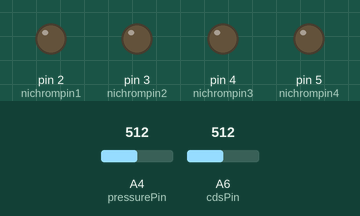
Recording of a sketch running on a simulated Arduino Nano, built with avr-gcc and run on an emulated ATmega328P. Parts: output pins drawn as LEDs (lit = HIGH). The test bench sets the inputs (shaded band); at power-on: A4 (pressurePin) = 512, A6 (cdsPin) = 512. EEPROM starts erased.

Above: at 0.1 s.
At 40.1 s:
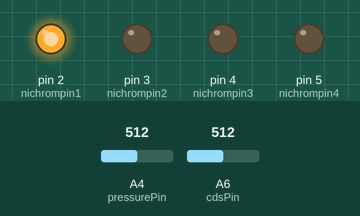
At 45.1 s:
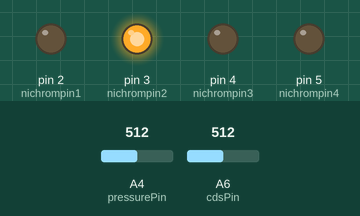
At 60.2 s:
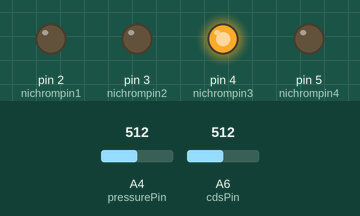
At 65.2 s:
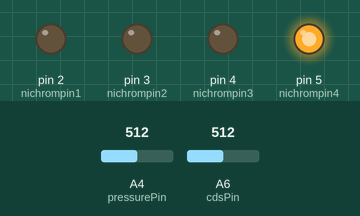
Timing chart, 0 to 71.7 s (numbered marks = the images above):
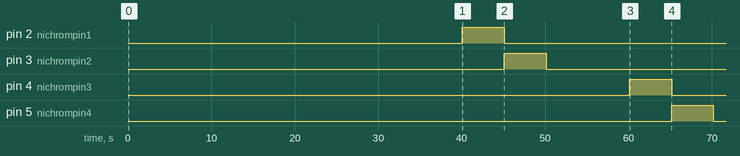

The sketch:

reiew_parachute.ino
```cpp
#include <EEPROM.h>

int nichrompin1 = 2;
int nichrompin2 = 3;
int nichrompin3 = 4;
int nichrompin4 = 5;
int cdsPin = A6;
int pressurePin = A4;
int wait_time = 20;
int case_time = 20;
int parachute_time = 40; //wait+parachuteで３本目溶断

void setup() {
  Serial.begin(9600);
  pinMode(cdsPin,INPUT);
  pinMode(pressurePin,INPUT);
  pinMode(nichrompin1,OUTPUT);
  pinMode(nichrompin2,OUTPUT);
  pinMode(nichrompin3,OUTPUT);
  pinMode(nichrompin4,OUTPUT);
}

void loop() {
  for (int k=0; k < wait_time; k++) {
    delay(1000);
  }
  for (int i = 0; i < 1024; i+=2) {
    EEPROM.write(i, analogRead(cdsPin)/4);
    EEPROM.write(i+1, analogRead(pressurePin));
    if (i == case_time*2 + 0) {
      digitalWrite(nichrompin1,HIGH);
    }
    else if (i == case_time*2 + 10) {
      digitalWrite(nichrompin1,LOW);
      digitalWrite(nichrompin2,HIGH);
    }
    else if (i == case_time*2 + 20) {
      digitalWrite(nichrompin2,LOW);
    }
    else if (i == parachute_time*2 + 0) {
      digitalWrite(nichrompin3,HIGH);
    }
    else if (i == parachute_time*2 + 10) {
      digitalWrite(nichrompin3,LOW);
      digitalWrite(nichrompin4,HIGH);
    }
    else if (i == parachute_time*2 + 20) {
      digitalWrite(nichrompin4,LOW);
    }
    delay(1000);
  }
  while (1) {
    delay(1000);
  }
}
```

Measured:
- by itself, pin 2 (nichrompin1): LOW → HIGH at 40.1 s, → LOW 5.0 s later
- by itself, pin 3 (nichrompin2): LOW → HIGH at 45.1 s, → LOW 5.0 s later
- by itself, pin 4 (nichrompin3): LOW → HIGH at 60.1 s, → LOW 5.0 s later
- by itself, pin 5 (nichrompin4): LOW → HIGH at 65.2 s, → LOW 5.0 s later
